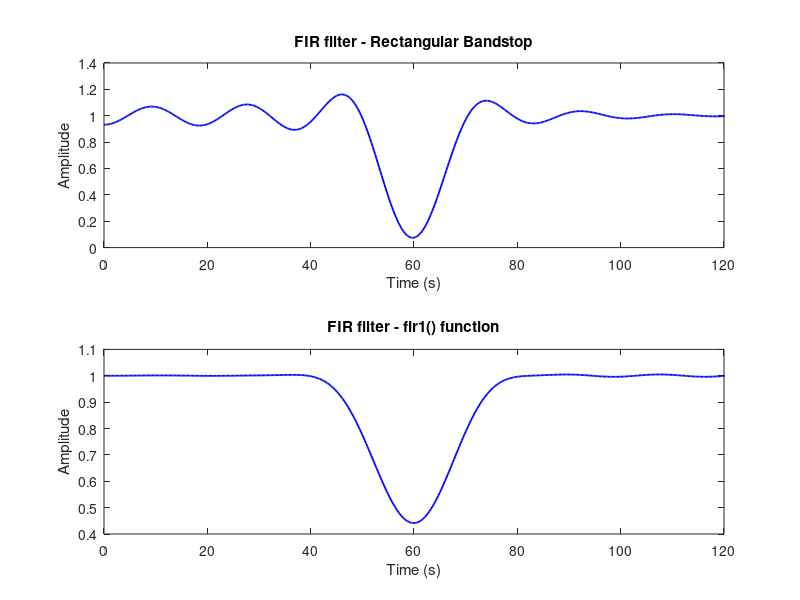
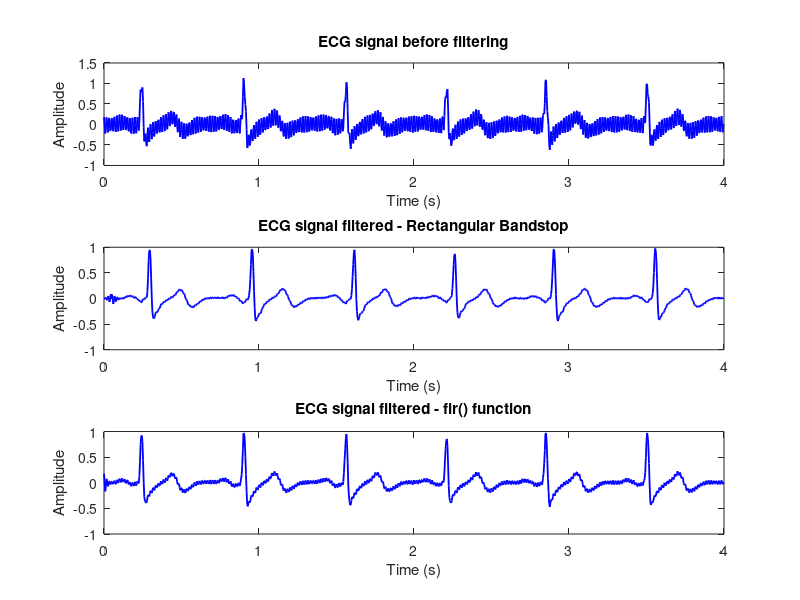

Here is the MATLAB script that generated these plots, in order:
%% dados
clear all; close all; clc;

load ECG_60Hz_data.mat; % load the file
fs = 250; % Hz
Ts = 1/fs;
N = length(x); 
bandwidth = 5;
center = 60;
order = 27;

t = (0:N-1)*Ts; % time axis 

f = (0:N-1)*fs/N; % frequency axis 
fnyq = (1:N/2); % Nyquist frequency

%% filtering process

fc1 = (center - bandwidth)/(fs/2); % normalized fc1 -> fc1/(fs/2)
fc2 = (center + bandwidth)/(fs/2); % normalized fc2 -> fc2/(fs/2)
fc1_orig = fc1/2; % only fc1/fs
fc2_orig = fc2/2; % only fc2/fs

% rectangular stopband filter
k = -floor(order/2):-1;
b1_fc1 = sin(2*pi*fc1_orig*k)./(pi*k); % first fc - fc1
b1_fc2 = sin(2*pi*fc2_orig*k)./(pi*k); % second fc - fc2
b1 = (b1_fc1 - b1_fc2); % construct negative b[k]
b1 = [b1 1 - 2*(fc2_orig - fc1_orig), fliplr(b1)]; % flip for positive b[k]
%b1 = b1 .* hamming(order)'; % hamming windowed coeffs
Hb1_m = abs(fft(b1, N)); % Filter Magnitude Spectrum


% fir rectangular bandstop 
figure(1);
subplot(2,1,1);
plot(f(fnyq), Hb1_m(fnyq), 'b', 'linewidth', 1.3);
title ('FIR filter - Rectangular Bandstop');
xlabel ('Time (s)'); 
ylabel ('Amplitude');
xlim([0 120]);

% fir1() function
subplot(2,1,2)
b2 = fir1(order, [fc1 fc2], 'stop'); % stopband filter
Hb2 = fft(b2, N);
Hb2_m = abs(Hb2);
plot(f(fnyq), Hb2_m(fnyq), 'b', 'linewidth', 1.3);
title ('FIR filter - fir1() function');
xlabel ('Time (s)'); 
ylabel ('Amplitude'); 
xlim([0 120]);
saveas(gcf, 'fig1_ex4_19.png')

% signal before filtering
figure(2);
subplot(3,1,1)
plot(t, x, 'b', 'linewidth', 1.3);
title ('ECG signal before filtering');
xlabel ('Time (s)'); 
ylabel ('Amplitude'); 


% signal after filtering
subplot(3,1,2);
x_filt_b1 = filter(b1, 1, x); % rect window
plot(t, x_filt_b1, 'b', 'linewidth', 1.3);
title ('ECG signal filtered - Rectangular Bandstop');
xlabel ('Time (s)'); 
ylabel ('Amplitude'); 

subplot(3,1,3);
x_filt_b2 = filtfilt(b2, 1, x); % fir1() function
plot(t, x_filt_b2, 'b', 'linewidth', 1.3);
title ('ECG signal filtered - fir() function');
xlabel ('Time (s)'); 
ylabel ('Amplitude'); 

saveas(gcf, 'fig2_ex4_19.png')